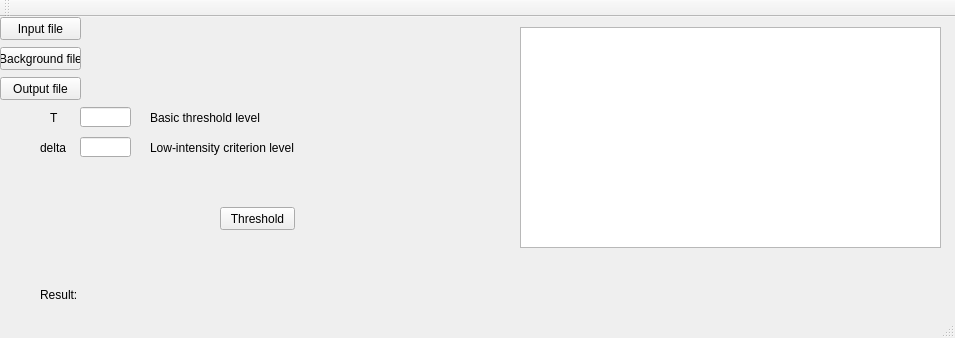
<?xml version="1.0" encoding="UTF-8"?>
<ui version="4.0">
 <class>MainWindow</class>
 <widget class="QMainWindow" name="MainWindow">
  <property name="geometry">
   <rect>
    <x>0</x>
    <y>0</y>
    <width>955</width>
    <height>338</height>
   </rect>
  </property>
  <property name="windowTitle">
   <string>Local thresholding</string>
  </property>
  <widget class="QWidget" name="centralWidget">
   <widget class="QPushButton" name="pushButtonInFile">
    <property name="geometry">
     <rect>
      <x>0</x>
      <y>0</y>
      <width>81</width>
      <height>23</height>
     </rect>
    </property>
    <property name="text">
     <string>Input file</string>
    </property>
   </widget>
   <widget class="QLabel" name="labelInFile">
    <property name="geometry">
     <rect>
      <x>90</x>
      <y>0</y>
      <width>421</width>
      <height>21</height>
     </rect>
    </property>
    <property name="text">
     <string/>
    </property>
   </widget>
   <widget class="QLabel" name="labelOutFile">
    <property name="geometry">
     <rect>
      <x>90</x>
      <y>60</y>
      <width>421</width>
      <height>21</height>
     </rect>
    </property>
    <property name="text">
     <string/>
    </property>
   </widget>
   <widget class="QPushButton" name="pushButtonOutFile">
    <property name="geometry">
     <rect>
      <x>0</x>
      <y>60</y>
      <width>81</width>
      <height>23</height>
     </rect>
    </property>
    <property name="text">
     <string>Output file</string>
    </property>
   </widget>
   <widget class="QPushButton" name="pushButtonThreshold">
    <property name="geometry">
     <rect>
      <x>220</x>
      <y>190</y>
      <width>75</width>
      <height>23</height>
     </rect>
    </property>
    <property name="text">
     <string>Threshold</string>
    </property>
   </widget>
   <widget class="QLabel" name="label">
    <property name="geometry">
     <rect>
      <x>40</x>
      <y>270</y>
      <width>41</width>
      <height>16</height>
     </rect>
    </property>
    <property name="text">
     <string>Result:</string>
    </property>
   </widget>
   <widget class="QLabel" name="labelResult">
    <property name="geometry">
     <rect>
      <x>80</x>
      <y>270</y>
      <width>491</width>
      <height>16</height>
     </rect>
    </property>
    <property name="text">
     <string/>
    </property>
   </widget>
   <widget class="QLabel" name="labelT">
    <property name="geometry">
     <rect>
      <x>50</x>
      <y>90</y>
      <width>21</width>
      <height>21</height>
     </rect>
    </property>
    <property name="text">
     <string>T</string>
    </property>
   </widget>
   <widget class="QLineEdit" name="lineEditT">
    <property name="geometry">
     <rect>
      <x>80</x>
      <y>90</y>
      <width>51</width>
      <height>20</height>
     </rect>
    </property>
   </widget>
   <widget class="QLabel" name="labeldelta">
    <property name="geometry">
     <rect>
      <x>40</x>
      <y>120</y>
      <width>31</width>
      <height>21</height>
     </rect>
    </property>
    <property name="text">
     <string>delta</string>
    </property>
   </widget>
   <widget class="QLineEdit" name="lineEditdelta">
    <property name="geometry">
     <rect>
      <x>80</x>
      <y>120</y>
      <width>51</width>
      <height>20</height>
     </rect>
    </property>
   </widget>
   <widget class="QLabel" name="label_2">
    <property name="geometry">
     <rect>
      <x>150</x>
      <y>90</y>
      <width>381</width>
      <height>21</height>
     </rect>
    </property>
    <property name="text">
     <string>Basic threshold level</string>
    </property>
   </widget>
   <widget class="QLabel" name="label_3">
    <property name="geometry">
     <rect>
      <x>150</x>
      <y>120</y>
      <width>331</width>
      <height>21</height>
     </rect>
    </property>
    <property name="text">
     <string>Low-intensity criterion level</string>
    </property>
   </widget>
   <widget class="QPushButton" name="pushButtonBackFile">
    <property name="geometry">
     <rect>
      <x>0</x>
      <y>30</y>
      <width>81</width>
      <height>23</height>
     </rect>
    </property>
    <property name="text">
     <string>Background file</string>
    </property>
   </widget>
   <widget class="QLabel" name="labelBackFile">
    <property name="geometry">
     <rect>
      <x>90</x>
      <y>30</y>
      <width>421</width>
      <height>21</height>
     </rect>
    </property>
    <property name="text">
     <string/>
    </property>
   </widget>
   <widget class="QTextEdit" name="textEdit">
    <property name="geometry">
     <rect>
      <x>520</x>
      <y>10</y>
      <width>421</width>
      <height>221</height>
     </rect>
    </property>
   </widget>
  </widget>
  <widget class="QMenuBar" name="menuBar">
   <property name="geometry">
    <rect>
     <x>0</x>
     <y>0</y>
     <width>955</width>
     <height>18</height>
    </rect>
   </property>
  </widget>
  <widget class="QToolBar" name="mainToolBar">
   <attribute name="toolBarArea">
    <enum>TopToolBarArea</enum>
   </attribute>
   <attribute name="toolBarBreak">
    <bool>false</bool>
   </attribute>
  </widget>
  <widget class="QStatusBar" name="statusBar"/>
 </widget>
 <layoutdefault spacing="6" margin="11"/>
 <resources/>
 <connections>
  <connection>
   <sender>pushButtonInFile</sender>
   <signal>clicked()</signal>
   <receiver>MainWindow</receiver>
   <slot>inFileSelecter()</slot>
   <hints>
    <hint type="sourcelabel">
     <x>45</x>
     <y>54</y>
    </hint>
    <hint type="destinationlabel">
     <x>150</x>
     <y>160</y>
    </hint>
   </hints>
  </connection>
  <connection>
   <sender>pushButtonOutFile</sender>
   <signal>clicked()</signal>
   <receiver>MainWindow</receiver>
   <slot>outFileSelecter()</slot>
   <hints>
    <hint type="sourcelabel">
     <x>18</x>
     <y>114</y>
    </hint>
    <hint type="destinationlabel">
     <x>58</x>
     <y>181</y>
    </hint>
   </hints>
  </connection>
  <connection>
   <sender>pushButtonThreshold</sender>
   <signal>clicked()</signal>
   <receiver>MainWindow</receiver>
   <slot>thresholder()</slot>
   <hints>
    <hint type="sourcelabel">
     <x>295</x>
     <y>200</y>
    </hint>
    <hint type="destinationlabel">
     <x>368</x>
     <y>177</y>
    </hint>
   </hints>
  </connection>
  <connection>
   <sender>pushButtonBackFile</sender>
   <signal>clicked()</signal>
   <receiver>MainWindow</receiver>
   <slot>backFileSelecter()</slot>
   <hints>
    <hint type="sourcelabel">
     <x>60</x>
     <y>76</y>
    </hint>
    <hint type="destinationlabel">
     <x>97</x>
     <y>85</y>
    </hint>
   </hints>
  </connection>
 </connections>
 <slots>
  <slot>inFileSelecter()</slot>
  <slot>outFileSelecter()</slot>
  <slot>thresholder()</slot>
  <slot>backFileSelecter()</slot>
 </slots>
</ui>
